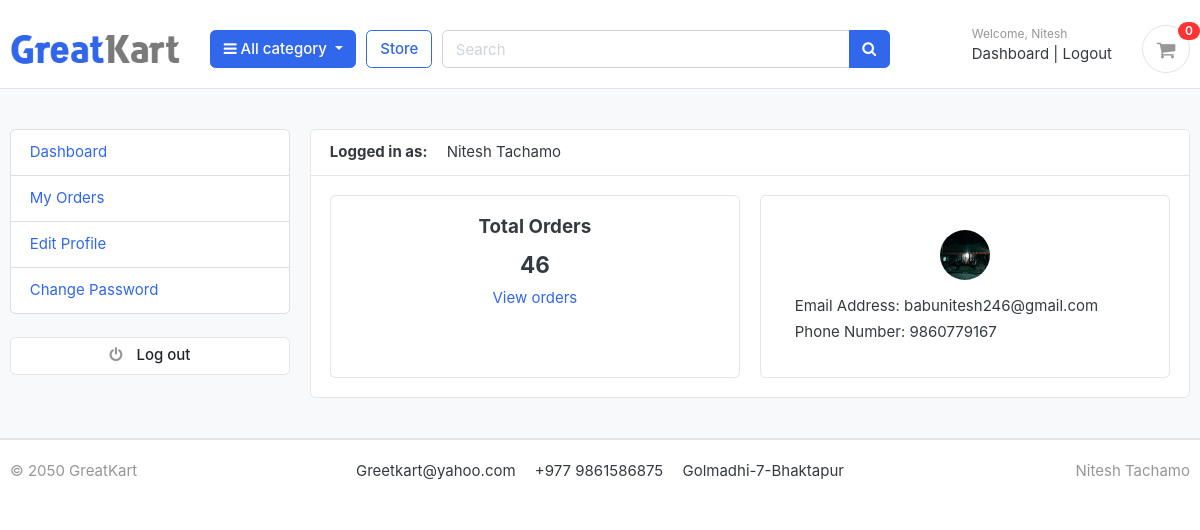
The app's page /accounts/dashboard/ (signed in) with its own data.
### accounts/models.py (models this page shows, shortened)
class Account(AbstractBaseUser):
    first_name=models.CharField(max_length=50)
    last_name=models.CharField(max_length=50)
    username=models.CharField(max_length=50,unique=True)
    email=models.EmailField(max_length=100,unique=True)
    phone_number=models.CharField(max_length=50)
    date_joined=models.DateTimeField(auto_now_add=True)
    last_login=models.DateTimeField(auto_now_add=True)
    is_admin =models.BooleanField(default=False)
    is_staff =models.BooleanField(default=False)
    is_active =models.BooleanField(default=False)
    is_superadmin =models.BooleanField(default=False)
    USERNAME_FIELD='email'
    REQUIRED_FIELDS=['username','first_name','last_name']
    objects=MyAccountManager()
    def full_name(self):
        return f'{self.first_name} {self.last_name}'

class UserProfile(models.Model):
    user=models.OneToOneField(Account,on_delete=models.CASCADE)
    address_line_1=models.CharField(max_length=200,blank=True)
    address_line_2=models.CharField(max_length=200,blank=True)
    profile_picture = models.ImageField(blank=True, upload_to="userprofile/")
    city=models.CharField(blank=True,max_length=20)
    state=models.CharField(blank=True,max_length=20)
    country=models.CharField(blank=True,max_length=20)

### accounts/views.py (the view)
# urls.py: path('dashboard/',views.dashboard,name="dashboard"),
@login_required(login_url='login')
def dashboard(request):
    orders = Order.objects.order_by('-created_at').filter(user_id=request.user.id, is_ordered=True)
    orders_count = orders.count()
    userprofile = UserProfile.objects.get(user_id=request.user.id)
    context = {
        'orders': orders,
        'orders_count': orders_count,
        'userprofile': userprofile,
    }
    return render(request, 'accounts/dashboard.html', context)

### carts/context_processors.py (called while the page is built)
def counter(request):
    cart_count=0
    if 'admin' in request.path:
        return{}
    else:
        try:
            cart=Cart.objects.filter(cart_id=_cart_id(request))
            if request.user.is_authenticated:
                cart_items=CartItem.objects.all().filter(user=request.user)
            else:
                cart_items=CartItem.objects.all().filter(cart=cart[:1])
            for cart_item in cart_items:
                cart_count += cart_item.quantity
        except Cart.DoesNotExist:
            cart_count=0
    return dict(cart_count=cart_count)

### carts/views.py (called while the page is built)
def _cart_id(request):
    cart = request.session.session_key
    if not cart:
        cart = request.session.create()
    return cart

### category/context_processors.py (called while the page is built)
def menu_links(request):
    links = Category.objects.all()
    return dict(links=links)

### category/models.py (called while the page is built)
    def get_url(self):
        return reverse('products_by_category', args=[self.slug])

### templates/accounts/dashboard.html (shortened to what this page needs)
{% extends "base.html" %}
{% block content %}
<section class="section-conten padding-y bg">
  <div class="container">
    <div class="row">
      {% include "includes/dashboard_sidebar.html" %}
      <main class="col-md-9">
        <article class="card">
          <header class="card-header">
            <strong class="d-inline-block mr-3">Logged in as:</strong>
            <span>{{ user.full_name }}</span>
          </header>
          <div class="card-body">
            <div class="row">
              <div class="col-md-6 d-flex">
                <div class="card w-100 text-center">
                  <div class="card-body">
                    <h5 class="card-title">Total Orders</h5>
                    <h4>{{orders_count}}</h4>
                    <a href="{% url "my_orders" %}">View orders</a>
                  </div>
                </div>
              </div>
              <div class="col-md-6 d-flex">
                <div class="card w-100 p-3">
                  <div class="card-body">
                    <div class="text-center mb-3">
                      <img src="{{userprofile.profile_picture.url}}"
                           alt="Avatar" width="50" height="50" style="border-radius: 50%;">
                    </div>
                    <p class="mb-1">Email Address: {{ user.email }}</p>
                    <p class="mb-0">Phone Number: {{ user.phone_number }}</p>
                  </div>
                </div>
              </div>
            </div>
          </div>
        </article>
      </main>
    </div>
  </div>
</section>
{% endblock %}

### templates/includes/navbar.html (shortened to what this page needs)
{% load static %}
<header class="section-header">
    <section class="header-main border-bottom" style="margin-top: 10px;">
        <div class="container">
    <div class="row align-items-center">
        <div class="col-lg-2 col-md-3 col-6">
            <a href="/" class="brand-wrap">
                <img class="logo" src="{% static 'images/logo.png' %}">
            </a>
        </div>
        <div class="col-lg col-sm col-md col-6 flex-grow-0">
            <div class="category-wrap dropdown d-inline-block float-right">
                <button type="button" class="btn btn-primary dropdown-toggle" data-toggle="dropdown">
                    <i class="fa fa-bars"></i> All category
                </button>
            </div>
        </div>
        <a href="{% url 'store' %}" class="btn btn-outline-primary">Store</a>
        <div class="col-lg col-md-6 col-sm-12 col">
            <form action=" {% url "search" %}" class="search" method="GET">
                <div class="input-group w-100">
                    <input type="text" class="form-control" style="width:60%;" placeholder="Search" name="keyword">
                    <div class="input-group-append">
                      <button class="btn btn-primary" type="submit">
                        <i class="fa fa-search"></i>
                      </button>
                    </div>
                </div>
            </form>
        </div>
        <div class="col-lg-3 col-sm-6 col-8 order-2 order-lg-3">
            <div class="d-flex justify-content-end mb-3 mb-lg-0">
                {% if user.is_authenticated %}
                <div class="widget-header">
                    <small class="title text-muted">Welcome, {{ user.first_name }}</small>
                    <div>
                        <a href="{% url "dashboard" %}">Dashboard</a> <span class="dark-transp"> | </span>
                        <a href="{% url 'logout' %}">Logout</a>
                    </div>
                </div>
            {% endif %}
                <a href=" {% url "cart" %}" class="widget-header pl-3 ml-3">
                    <div class="icon icon-sm rounded-circle border"><i class="fa fa-shopping-cart"></i></div>
                    <span class="badge badge-pill badge-danger notify">{{ cart_count}}</span>
                </a>
            </div>
        </div>
    </div>
        </div>
    </section>
    </header>

### GreetKart/static/css/ui.css (style rules this page uses)
html { font-family: "Inter", sans-serif; font-size: 15px; }
.icon-xs, .icon-sm, .icon-md, .icon-lg { display: inline-block; text-align: center; flex-shrink: 0; flex-grow: 0; }
.icon-sm { width: 48px; height: 48px; line-height: 48px !important; font-size: 20px; }
.padding-y { padding-top: 40px; padding-bottom: 40px; }
article:after, .form-group:after { display: block; clear: both; content: ""; }
.bg { background-color: #f8f9fa; }
p:last-child { margin-bottom: 0; }
.header-main { position: relative; padding-top: 1rem; padding-bottom: 1rem; }
.brand-wrap .logo, .navbar-brand .logo { margin-right: 7px; max-height: 42px; display: inline-block; }
.widget-header { display: inline-block; vertical-align: middle; position: relative; }
.widget-header a { color: #343a40; }
.widget-header i { color: #969696; }
.widget-header .title { display: block; }
.widget-header .notify { position: absolute; top: -3px; right: -10px; }
.notify { position: absolute; top: -4px; right: -10px; display: inline-block; padding: 0.25em 0.6em; font-size: 12px; line-height: 1; text-align: center; border-radius: 3rem; color: #fff; background-color: #fa3434; }

### records on screen
Account: first_name "Nitesh", full_name "Nitesh Tachamo", email "babunitesh246@gmail.com", phone_number "9860779167"
UserProfile: profile_picture (picture)

### other values on screen
{{ cart_count }} "0"
{{ orders_count }} "46"
